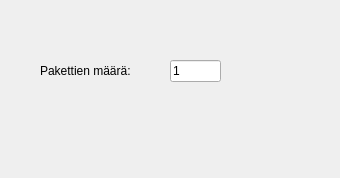
<?xml version="1.0" encoding="UTF-8"?>
<ui version="4.0">
 <class>DnnClient</class>
 <widget class="QWidget" name="DnnClient">
  <property name="geometry">
   <rect>
    <x>0</x>
    <y>0</y>
    <width>340</width>
    <height>178</height>
   </rect>
  </property>
  <property name="windowTitle">
   <string>Please, be patient</string>
  </property>
  <widget class="QLineEdit" name="lineEdit">
   <property name="geometry">
    <rect>
     <x>170</x>
     <y>60</y>
     <width>51</width>
     <height>22</height>
    </rect>
   </property>
   <property name="text">
    <string>1</string>
   </property>
  </widget>
  <widget class="QLabel" name="label">
   <property name="geometry">
    <rect>
     <x>40</x>
     <y>60</y>
     <width>111</width>
     <height>21</height>
    </rect>
   </property>
   <property name="text">
    <string>Pakettien määrä:</string>
   </property>
  </widget>
 </widget>
 <resources/>
 <connections/>
</ui>
